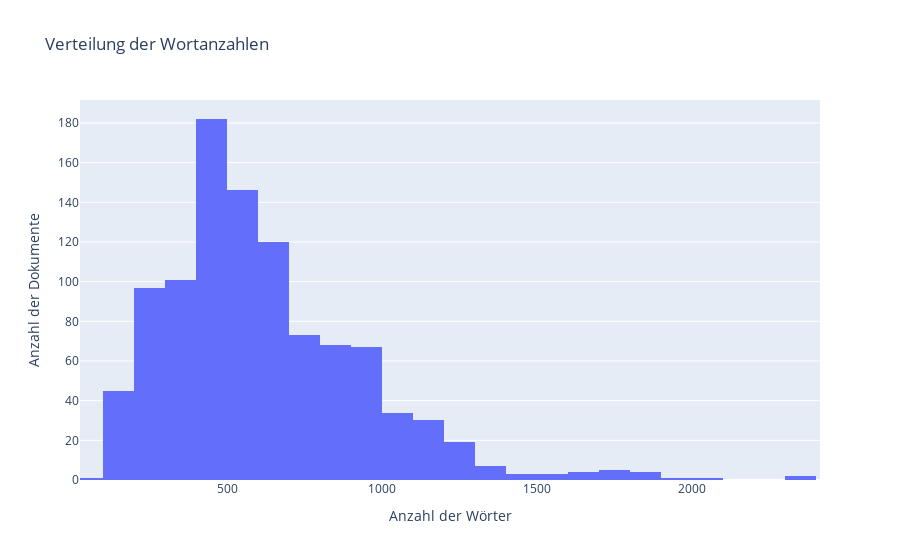

The notebook cell saved with this chart:
### Markdown cell above
## Wie lang sind die Texte in der DB?

### Code cell
# Artikel aus MongoDB abrufen
articles_cursor = articles_cursor_.clone()

# Listen und Variablen für Daten und Längeninformationen
texts = []
word_counts = []
ids = []
min_length = 0  # Unendlich hoch initialisieren
max_length = 0
total_length = 0
total_documents = 0
min_text = ""
max_text = ""

# Daten aus Cursor extrahieren und Längen analysieren
for article in articles_cursor:
    text = article.get('preprocessed_text', "")
    words = text.split()
    word_count = len(words)
    
    # Textdaten für den Graphen sammeln
    texts.append(text)
    word_counts.append(word_count)
    ids.append(str(article['_id']))  # Konvertiere ObjectId zu string für die Anzeige

    # Längeninformationen aktualisieren
    total_length += word_count
    total_documents += 1

    if word_count < min_length:
        min_length = word_count
        #min_text = text

    if word_count > max_length:
        max_length = word_count
        #max_text = text

# Durchschnittliche Wortanzahl berechnen
average_length = total_length / total_documents if total_documents > 0 else 0

# Ergebnisse ausgeben
print("Kürzester Text: ", min_length)
print("Längster Text: ", max_length)
print("Durchschnittliche Anzahl der Wörter: ", average_length)

# Daten in einen DataFrame umwandeln
df = pd.DataFrame({
    'Text': texts,
    'Word Count': word_counts,
    'ID': ids
})

# DataFrame nach 'Word Count' absteigend sortieren
df = df.sort_values(by='Word Count', ascending=False)
df

# Histogramm erstellen mit Plotly Express
fig = px.histogram(df, x='Word Count', nbins=200, title="Verteilung der Wortanzahlen")
fig.update_layout(xaxis_title='Anzahl der Wörter', yaxis_title='Anzahl der Dokumente')
fig.show()

### Figure 1 — Plotly figure (JSON) as saved in the notebook; plotly's stock layout.template omitted (floating-point values rounded to 4 significant figures; data arrays with more than 128 entries replaced by an {"elided": "..."} marker saying what was removed)
{"data": [{"alignmentgroup": "True", "bingroup": "x", "hovertemplate": "Word Count=%{x}<br>count=%{y}<extra></extra>", "legendgroup": "", "marker": {"color": "#636efa", "pattern": {"shape": ""}}, "name": "", "nbinsx": 200, "offsetgroup": "", "orientation": "v", "showlegend": false, "type": "histogram", "x": {"elided": "1022 int values"}, "xaxis": "x", "yaxis": "y"}], "layout": {"autosize": true, "barmode": "relative", "legend": {"tracegroupgap": 0}, "title": {"text": "Verteilung der Wortanzahlen"}, "xaxis": {"anchor": "y", "autorange": false, "domain": [0, 1], "range": [25.18, 2413.0], "title": {"text": "Anzahl der Wörter"}, "type": "linear"}, "yaxis": {"anchor": "x", "autorange": true, "domain": [0, 1], "range": [0, 191.6], "title": {"text": "Anzahl der Dokumente"}}}}
